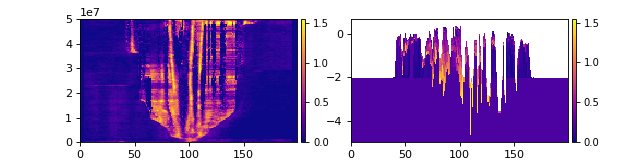

The script that drew this image:
import matplotlib.gridspec as gs

golfcube = dm.sample_data.golf()
golfcube.register_section('demo', dm.section.StrikeSection(y=10))
stratcube = dm.cube.StratigraphyCube.from_DataCube(golfcube, dz=0.05)
stratcube.register_section('demo', dm.section.StrikeSection(y=10))

fig, ax = plt.subplots(1, 2, figsize=(8, 2))
golfcube.sections['demo'].show('velocity', ax=ax[0])
stratcube.sections['demo'].show('velocity', ax=ax[1])
